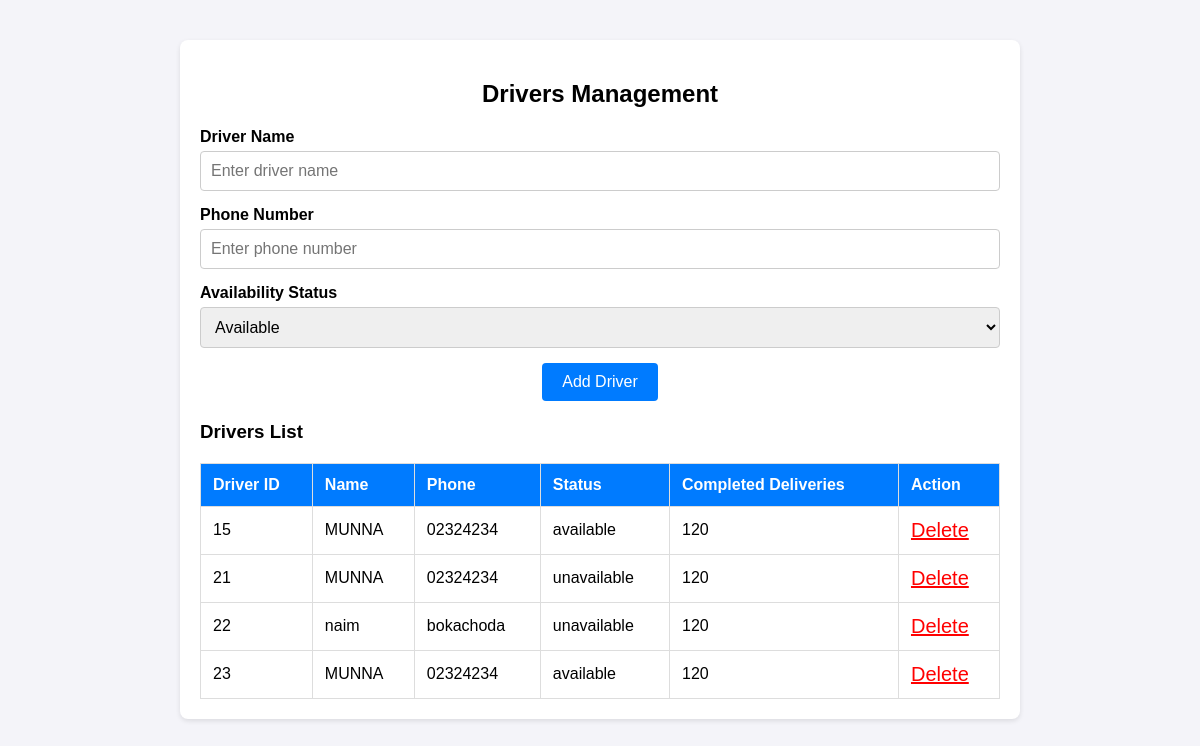
Before: /adminpannel/pages/drivermanagement/driverm.php with the older database file.
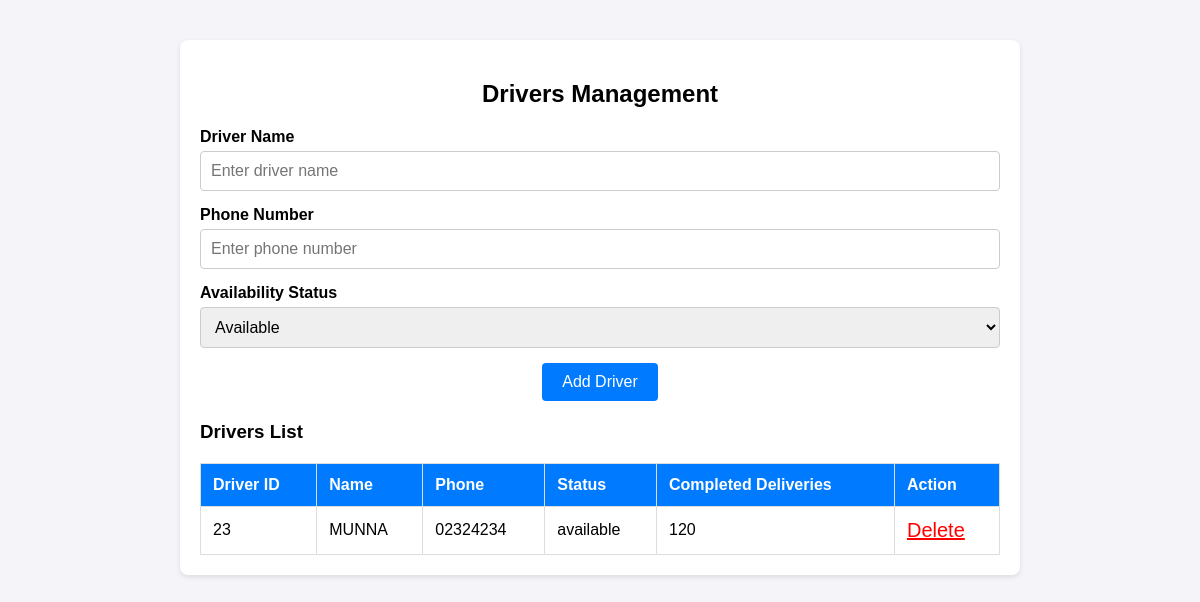
After: the same page with the newer database file.
### tables this page shows
CREATE TABLE `driver_management` (
  `id` int(100) NOT NULL,
  `driver_name` varchar(100) NOT NULL,
  `driver_phone` varchar(100) NOT NULL,
  `available` varchar(100) NOT NULL
);

### adminpannel/pages/drivermanagement/driverm.php (the view, shortened to what this page needs)
<?php
$database = mysqli_connect("localhost", "root", "", "fasttrack");
?>
<div class="drivers-container">
    <h2>Drivers Management</h2>
    <form action="" method="post">
        <div class="form-group">
            <label for="driver-name">Driver Name</label>
            <input type="text" id="driver-name" name="driver_name" placeholder="Enter driver name">
        </div>
        <div class="form-group">
            <label for="driver-phone">Phone Number</label>
            <input type="text" id="driver-phone" name="driver_phone" placeholder="Enter phone number">
        </div>
        <div class="form-group">
            <label for="driver-status">Availability Status</label>
            <select id="driver-status" name="driver_status">
                <option value="available">Available</option>
            </select>
        </div>
        <div class="form-actions">
            <button type="submit" name="add-driver">Add Driver</button>
        </div>
    </form>
    <?php
    $db = $database->query("select * from driver_management");
    echo "<h3>Drivers List</h3>
    <table>
        <thead>
            <tr>
                <th>Driver ID</th>
                <th>Name</th>
                <th>Phone</th>
                <th>Status</th>
                <th>Completed Deliveries</th>
                <th>Action</th>
            </tr>
        </thead>";
    while ($row= $db->fetch_assoc()) {
        echo "<tbody>
            <tr>
                <td>{$row['id']}</td>
                <td>{$row['driver_name']} </td>
                <td>{$row['driver_phone']}</td>
                <td>{$row['available']}</td>
                <td>120</td>
                <td><a href='index.php?deleteid={$row['id']}' style='color:red; font-size:20px;'>Delete</a></td>
            </tr>
            </tbody>";
    }
    echo "</table>";
    ?>
</div>

### adminpannel/pages/drivermanagement/driverm.php (style rules this page uses)
.drivers-container { max-width: 800px; margin: 20px auto; background: #fff; padding: 20px; border-radius: 8px; box-shadow: 0 2px 5px rgba(0, 0, 0, 0.1); }
h2 { text-align: center; margin-bottom: 20px; }
.form-group { margin-bottom: 15px; }
.form-group label { display: block; margin-bottom: 5px; font-weight: bold; }
.form-group input, .form-group select { width: 100%; padding: 10px; font-size: 16px; border: 1px solid #ccc; border-radius: 4px; }
.form-actions { text-align: center; margin-bottom: 20px; }
.form-actions button { padding: 10px 20px; font-size: 16px; border: none; border-radius: 4px; cursor: pointer; background-color: #007bff; color: #fff; }
table { width: 100%; border-collapse: collapse; margin-top: 20px; }
table, th, td { border: 1px solid #ddd; }
th, td { padding: 12px; text-align: left; }
th { background-color: #007bff; color: #fff; }

Changed rows visible on the page:
removed driver_management: id "15", driver_name "MUNNA", driver_phone "02324234", available "available"
removed driver_management: id "21", driver_name "MUNNA", driver_phone "02324234", available "unavailable"
removed driver_management: id "22", driver_name "naim", driver_phone "bokachoda", available "unavailable"
